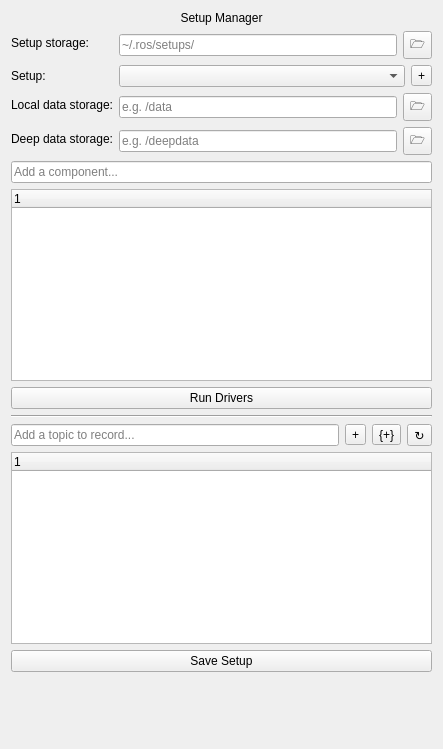
<?xml version="1.0" encoding="UTF-8"?>
<ui version="4.0">
 <class>SetupManager</class>
 <widget class="QWidget" name="SetupManager">
  <property name="geometry">
   <rect>
    <x>0</x>
    <y>0</y>
    <width>443</width>
    <height>749</height>
   </rect>
  </property>
  <property name="windowTitle">
   <string>Machine Setup</string>
  </property>
  <layout class="QVBoxLayout" name="verticalLayout_2">
   <item>
    <widget class="QLabel" name="titleLabel">
     <property name="text">
      <string>Setup Manager</string>
     </property>
     <property name="alignment">
      <set>Qt::AlignCenter</set>
     </property>
    </widget>
   </item>
   <item>
    <layout class="QFormLayout" name="formLayout_2">
     <item row="0" column="0">
      <widget class="QLabel" name="setupStorageLabel">
       <property name="text">
        <string>Setup storage:</string>
       </property>
      </widget>
     </item>
     <item row="1" column="1">
      <layout class="QHBoxLayout" name="horizontalLayout">
       <item>
        <widget class="QComboBox" name="setupNsComboBox">
        </widget>
       </item>
       <item>
        <widget class="QToolButton" name="newSetupPushButton">
         <property name="text">
          <string>+</string>
         </property>
        </widget>
       </item>
      </layout>
     </item>
     <item row="1" column="0">
      <widget class="QLabel" name="setupLabel">
       <property name="text">
        <string>Setup:</string>
       </property>
      </widget>
     </item>
     <item row="2" column="0">
      <widget class="QLabel" name="localDataStorageLabel">
       <property name="text">
        <string>Local data storage:</string>
       </property>
      </widget>
     </item>
     <item row="3" column="0">
      <widget class="QLabel" name="deepDataStorageLabel">
       <property name="text">
        <string>Deep data storage:</string>
       </property>
      </widget>
     </item>
     <item row="0" column="1">
      <layout class="QHBoxLayout" name="horizontalLayout_2">
       <item>
        <widget class="QLineEdit" name="setupStorageLineEdit">
         <property name="text">
          <string/>
         </property>
         <property name="placeholderText">
          <string>~/.ros/setups/</string>
         </property>
        </widget>
       </item>
       <item>
        <widget class="QToolButton" name="selectSetupStoragePushButton">
         <property name="text">
          <string>🗁</string>
         </property>
        </widget>
       </item>
      </layout>
     </item>
     <item row="2" column="1">
      <layout class="QHBoxLayout" name="horizontalLayout_3">
       <item>
        <widget class="QLineEdit" name="localDataStorageLineEdit">
         <property name="inputMask">
          <string/>
         </property>
         <property name="placeholderText">
          <string>e.g. /data</string>
         </property>
        </widget>
       </item>
       <item>
        <widget class="QToolButton" name="selectDataLocalStoragePushButton">
         <property name="text">
          <string>🗁</string>
         </property>
        </widget>
       </item>
      </layout>
     </item>
     <item row="3" column="1">
      <layout class="QHBoxLayout" name="horizontalLayout_4">
       <item>
        <widget class="QLineEdit" name="deepDataStorageLineEdit">
         <property name="placeholderText">
          <string>e.g. /deepdata</string>
         </property>
        </widget>
       </item>
       <item>
        <widget class="QToolButton" name="selectDataDeepStoragePushButton">
         <property name="text">
          <string>🗁</string>
         </property>
        </widget>
       </item>
      </layout>
     </item>
    </layout>
   </item>
   <item>
    <widget class="QLineEdit" name="addComponentLineEdit">
     <property name="text">
      <string/>
     </property>
     <property name="placeholderText">
      <string>Add a component...</string>
     </property>
    </widget>
   </item>
   <item>
    <widget class="QTreeWidget" name="componentTreeWidget">
     <property name="contextMenuPolicy">
      <enum>Qt::DefaultContextMenu</enum>
     </property>
     <column>
      <property name="text">
       <string notr="true">1</string>
      </property>
     </column>
    </widget>
   </item>
   <item>
    <widget class="QPushButton" name="runDriversPushButton">
     <property name="text">
      <string>Run Drivers</string>
     </property>
    </widget>
   </item>
   <item>
    <widget class="Line" name="line">
     <property name="orientation">
      <enum>Qt::Horizontal</enum>
     </property>
    </widget>
   </item>
   <item>
    <layout class="QHBoxLayout" name="horizontalLayout_5">
     <item>
      <widget class="QLineEdit" name="addTopicLineEdit">
       <property name="text">
        <string/>
       </property>
       <property name="placeholderText">
        <string>Add a topic to record...</string>
       </property>
      </widget>
     </item>
     <item>
      <widget class="QToolButton" name="addTopicToolButton">
       <property name="text">
        <string>+</string>
       </property>
      </widget>
     </item>
     <item>
      <widget class="QToolButton" name="addGroupToolButton">
       <property name="toolTip">
        <string>New Topic Group</string>
       </property>
       <property name="text">
        <string>{+}</string>
       </property>
      </widget>
     </item>
     <item>
      <widget class="QToolButton" name="refreshToolButton">
       <property name="text">
        <string>↻</string>
       </property>
      </widget>
     </item>
    </layout>
   </item>
   <item>
    <widget class="QTreeWidget" name="topicTreeWidget">
     <property name="contextMenuPolicy">
      <enum>Qt::DefaultContextMenu</enum>
     </property>
     <column>
      <property name="text">
       <string notr="true">1</string>
      </property>
     </column>
    </widget>
   </item>
   <item>
    <widget class="QPushButton" name="savePushButton">
     <property name="text">
      <string>Save Setup</string>
     </property>
    </widget>
   </item>
   <item>
    <spacer name="verticalSpacer">
     <property name="orientation">
      <enum>Qt::Vertical</enum>
     </property>
     <property name="sizeHint" stdset="0">
      <size>
       <width>20</width>
       <height>40</height>
      </size>
     </property>
    </spacer>
   </item>
  </layout>
 </widget>
 <resources/>
 <connections/>
</ui>
